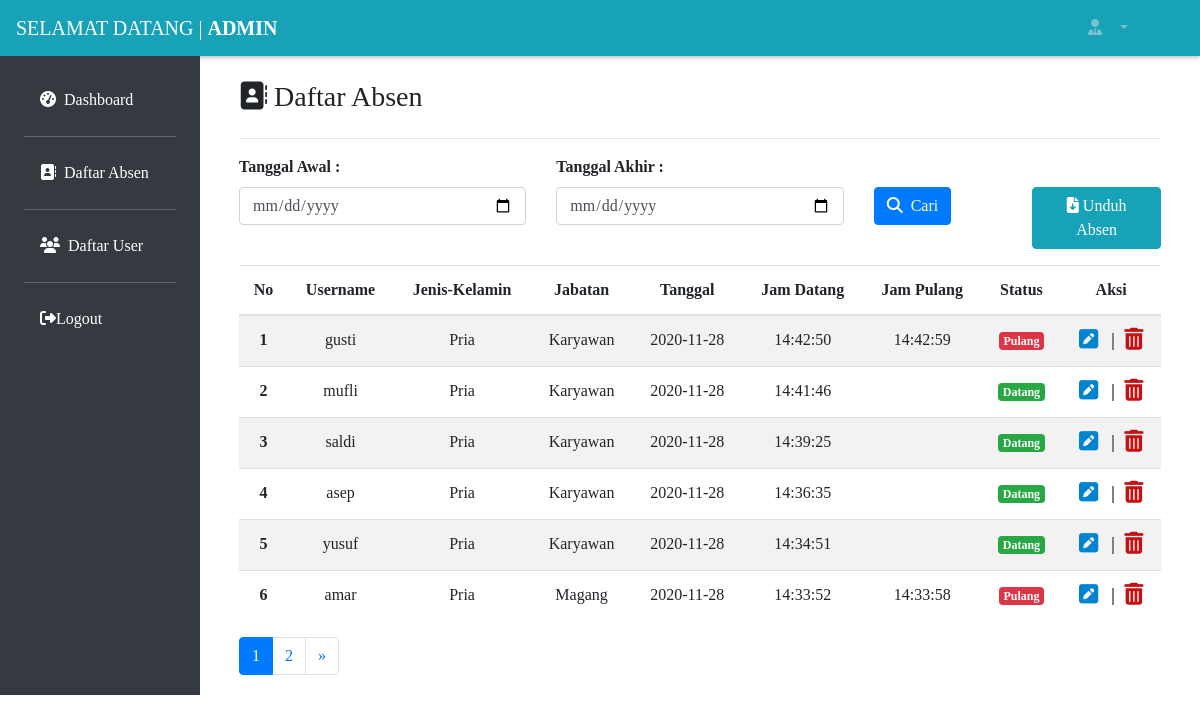
Page /index.php/dashboard/daftarAbsen on the committed database.
### tables this page shows
CREATE TABLE `absen` (
  `id` int(11) NOT NULL,
  `username` varchar(100) NOT NULL,
  `jkel` varchar(100) NOT NULL,
  `jabatan` varchar(100) NOT NULL,
  `tanggal` date NOT NULL,
  `jam_datang` time NOT NULL,
  `jam_pulang` time DEFAULT NULL,
  `status` int(11) NOT NULL
);

### index.php (called while the page is built, shortened)
<?php
require_once BASEPATH.'core/CodeIgniter.php';

### application/config/config.php (called while the page is built, shortened)
<?php
$config['base_url'] = 'http://localhost/absensi-karyawan/';
$config['index_page'] = 'index.php';
$config['uri_protocol']    = 'REQUEST_URI';
$config['url_suffix'] = '';
$config['language']    = 'english';
$config['charset'] = 'UTF-8';
$config['enable_hooks'] = FALSE;
$config['subclass_prefix'] = 'MY_';
$config['composer_autoload'] = "vendor/autoload.php";
$config['permitted_uri_chars'] = 'a-z 0-9~%.:_\-';
$config['enable_query_strings'] = FALSE;
$config['controller_trigger'] = 'c';
$config['function_trigger'] = 'm';
$config['directory_trigger'] = 'd';
$config['allow_get_array'] = TRUE;
$config['log_threshold'] = 0;
$config['log_path'] = '';
$config['log_file_extension'] = '';
$config['log_file_permissions'] = 0644;
$config['log_date_format'] = 'Y-m-d H:i:s';
$config['error_views_path'] = '';
$config['cache_path'] = '';
$config['cache_query_string'] = FALSE;
$config['encryption_key'] = '';
$config['sess_driver'] = 'files';
$config['sess_cookie_name'] = 'ci_session';
$config['sess_expiration'] = 7200;
$config['sess_save_path'] = NULL;
$config['sess_match_ip'] = FALSE;
$config['sess_time_to_update'] = 300;
$config['sess_regenerate_destroy'] = FALSE;
$config['cookie_prefix']    = '';
$config['cookie_domain']    = '';
$config['cookie_path']        = '/';
$config['cookie_secure']    = FALSE;
$config['cookie_httponly']     = FALSE;
$config['standardize_newlines'] = FALSE;
$config['global_xss_filtering'] = FALSE;
$config['csrf_protection'] = FALSE;
$config['csrf_token_name'] = 'csrf_test_name';
$config['csrf_cookie_name'] = 'csrf_cookie_name';
$config['csrf_expire'] = 7200;
$config['csrf_regenerate'] = TRUE;
$config['csrf_exclude_uris'] = array();
$config['compress_output'] = FALSE;
$config['time_reference'] = 'local';
$config['rewrite_short_tags'] = FALSE;
$config['proxy_ips'] = '';

### application/models/Absen_model.php (called while the page is built, shortened)
<?php
class Absen_model extends CI_Model
{
    public function getAbsen($limit, $start)
    {
        $this->db->order_by('tanggal', 'DESC');
        $this->db->order_by('jam_datang', 'DESC');
        return   $this->db->get('absen', $limit, $start)->result_array();
    }
}

### application/views/Dashboard/absen.php (the view, shortened to what this page needs)
<div class="container">
    <h3 class="mb-4"><i class="fas fa-address-book"></i> Daftar Absen</h3>
    <hr>
    <form action="" method="post" class="mb-3">
        <div class="row">
            <div class="col-md-4">
                <label for="awal"><strong>Tanggal Awal :</strong></label>
            </div>
            <div class="col-md-4">
                <label for="awal"><strong>Tanggal Akhir :</strong></label>
            </div>
        </div>
        <div class="row">
            <div class="col-md-4">
                <input type="date" class="form-control" name="tanggal_awal">
            </div>
            <div class="col-md-4">
                <input type="date" class="form-control" name="tanggal_akhir">
            </div>
            <div class="col-md-4">
                <div class="row">
                    <div class="col-md-6">
                        <button class="btn btn-primary mr-2" type="submit"><i class="fas fa-search pr-2"></i>Cari</button>
                    </div>
                    <div class="col-md-6 text-right">
                        <a href="<?= base_url(); ?>dashboard/cetakAbsen" class="btn btn-info text-white"> <i class="fas fa-file-download"></i> Unduh Absen</a>
                    </div>
                </div>
            </div>
        </div>
    </form>
</div>
<div class="container">
    <table class="table table-striped text-center">
        <thead>
            <tr>
                <th scope="col">No</th>
                <th scope="col">Username</th>
                <th scope="col">Jenis-Kelamin</th>
                <th scope="col">Jabatan</th>
                <th scope="col">Tanggal</th>
                <th scope="col">Jam Datang</th>
                <th scope="col">Jam Pulang</th>
                <th scope="col">Status</th>
                <th scope="col">Aksi</th>
            </tr>
        </thead>
        <tbody>
            <?php foreach ($absen as $a) : ?>
                <tr>
                    <th scope="row"><?= ++$start; ?></th>
                    <td><?= $a['username']; ?></td>
                    <td><?= $a['jkel']; ?></td>
                    <td><?= $a['jabatan']; ?></td>
                    <td><?= $a['tanggal']; ?></td>
                    <td><?= $a['jam_datang']; ?></td>
                    <td><?= $a['jam_pulang']; ?></td>
                    <?php if ($a['status'] == 1) : ?>
                        <td>
                            <div class="badge badge-success">Datang</div>
                        </td>
                    <?php elseif ($a['status'] == 0) : ?>
                        <td>
                            <div class="badge badge-danger">Pulang</div>
                        </td>
                    <?php endif; ?>
                    <td>
                        <a href="<?= base_url(); ?>dashboard/editAbsen/<?= $a['id']; ?>" class="edit"><i class="fas fa-pen-square " style="font-size: 22px;"></i></a>
                        <span style="border-left: 2px solid gray; height: 400px; margin: 0 10px;"></span>
                        <a href="<?= base_url(); ?>dashboard/hapusAbsen/<?= $a['id']; ?>" class="hapus" onclick="return confirm('Yakin?');"><i class="fas fa-trash-alt" style="font-size: 22px; "></i></a>
                    </td>
                </tr>
            <?php endforeach; ?>
        </tbody>
    </table>
    <?= $this->pagination->create_links(); ?>
</div>

### application/controllers/Dashboard.php (shortened to what this page needs)
<?php
class Dashboard extends CI_Controller
{
    public function __construct()
    {
        $this->load->model('Karyawan_model');
        $this->load->model('Absen_model');
        $this->load->library('form_validation');
    }
    public function daftarAbsen()
    {
        $config['base_url'] = 'http://localhost/absensi-karyawan/dashboard/daftarabsen';
        $config['num_links'] = 3;
        $config['full_tag_open'] = '<nav><ul class="pagination ">';
        $config['full_tag_close'] = '</ul></nav>';
        $config['first_link'] = 'First';
        $config['first_tag_open'] = '<li class="page-item">';
        $config['first_tag_close'] = '</li>';
        $config['last_link'] = 'Last';
        $config['last_tag_open'] = '<li class="page-item">';
        $config['last_tag_close'] = '</li>';
        $config['next_link'] = '&raquo';
        $config['next_tag_open'] = '<li class="page-item">';
        $config['next_tag_close'] = '</li>';
        $config['cur_tag_open'] = '<li class="page-item active"> <a class="page-link" href="#">';
        $config['cur_tag_close'] = '</a> </li>';
        $config['num_tag_open'] = '<li class="page-item">';
        $config['num_tag_close'] = '</li>';
        $this->load->library('pagination');
        $config['per_page'] = 6;
        $data['start'] = $this->uri->segment(3);
        if ($this->input->post('tanggal_awal') == null) {
            $data['absen'] = $this->Absen_model->getAbsen($config['per_page'], $data['start']);
        }
        if (isset($_SESSION['nama'])) {
            $nama = $_SESSION['nama'];
        } else {
            $nama = '';
        }
        $data['jumlah_user'] = $this->db->get('karyawan')->num_rows();
        $data['jumlah_absen'] = $this->db->get('absen')->num_rows();
        $data['karyawan'] = $this->Karyawan_model->getKaryawan($nama);
        $data['judul'] = "Dashboard Admin - Daftar Absen";
        $this->load->view('templates_dashboard/dashboard_header', $data);
        $this->load->view('Dashboard/absen', $data);
        $this->load->view('templates_dashboard/dashboard_footer');
    }
}

### application/views/templates_dashboard/dashboard_header.php (shortened to what this page needs)
<!DOCTYPE html>
<html lang="en">
<head>
    <link rel="stylesheet" href="<?= base_url(); ?>css/bootstrap.min.css">
    <link rel="stylesheet" href="<?= base_url(); ?>css/stylee.css">
    <link rel="stylesheet" href="path/to/font-awesome/css/font-awesome.min.css">
    <link rel="stylesheet" href="https://cdnjs.cloudflare.com/ajax/libs/twitter-bootstrap/4.1.3/css/bootstrap-grid.css" />
</head>
<body>
    <nav class="navbar navbar-expand-lg navbar-dark bg-info navbar-dashboard">
        <a class="navbar-brand" href="<?= base_url(); ?>dashboard">SELAMAT DATANG | <b>ADMIN</b></a>
        <div class="collapse navbar-collapse" id="navbarNav">
            <ul class="navbar-nav ml-auto">
                <li class="nav-item dropdown mr-5">
                    <a class="nav-link dropdown-toggle" href="#" id="navbarDropdown" role="button" data-toggle="dropdown" aria-haspopup="true" aria-expanded="false">
                        <i class="fas fa-user-tie mr-2"></i><?= $karyawan['nama_lengkap']; ?>
                    </a>
                </li>
            </ul>
        </div>
    </nav>
    <div class="row no-gutters ">
        <div class="col-md-2 sidebar-dashboard">
            <ul class="nav flex-column bg-dark p-4" style="height: 639px">
                <li class="nav-item">
                    <a href="<?= base_url(); ?>dashboard" class="nav-link text-white"> <i class="fas fa-tachometer-alt mr-2"></i>Dashboard</a>
                    <hr class="bg-secondary">
                </li>
                <li class="nav-item">
                    <a href="<?= base_url(); ?>dashabsen" class="nav-link text-white"><i class="fas fa-address-book mr-2"></i>Daftar Absen</a>
                    <hr class="bg-secondary">
                </li>
                <li class="nav-item">
                    <a href="<?= base_url(); ?>dashuser" class="nav-link text-white"><i class="fas fa-users mr-2"></i>Daftar User</a>
                    <hr class="bg-secondary">
                </li>
                <li class="nav-item">
                    <a href="<?= base_url(); ?>logout" class="nav-link text-white"><i class="fas fa-sign-out-alt"></i>Logout</a>
                </li>
            </ul>
        </div>
        <div class="col-md 10 p-4 main-dashboard">

### application/views/templates_dashboard/dashboard_footer.php (shortened to what this page needs)
</div>
</div>
</body>
</html>

### css/stylee.css (style rules this page uses)
* { font-family: "poppins", "Yu Gothic UI", "calibri", "Microsoft Sans Serif"; }
.navbar { transition: ease all 0.5s; }
.navbar .navbar-collapse .navbar-nav a { font-size: 16px; margin-left: 15px; font-family: poppins; color: #5993a4; letter-spacing: 1px; transition: 0.5s; }
.navbar-dashboard { box-shadow: 0px 1px 5px rgba(112, 111, 111, 0.575); }
.navbar-dashboard #navbarDropdown { color: rgba(238, 238, 238, 0.432); }
.sidebar-dashboard .nav-link { transition: 0.3s; }
.edit { color: rgb(0, 132, 209); transition: 0.2s; }
.hapus { transition: 0.2s; color: rgb(197, 17, 17); }

### rows in the picture
absen: username "gusti", jkel "Pria", jabatan "Karyawan", tanggal "2020-11-28", jam_datang "14:42:50", jam_pulang "14:42:59", status "Pulang"
absen: username "mufli", jkel "Pria", jabatan "Karyawan", tanggal "2020-11-28", jam_datang "14:41:46", status "Datang"
absen: username "saldi", jkel "Pria", jabatan "Karyawan", tanggal "2020-11-28", jam_datang "14:39:25", status "Datang"
absen: username "asep", jkel "Pria", jabatan "Karyawan", tanggal "2020-11-28", jam_datang "14:36:35", status "Datang"
absen: username "yusuf", jkel "Pria", jabatan "Karyawan", tanggal "2020-11-28", jam_datang "14:34:51", status "Datang"
absen: username "amar", jkel "Pria", jabatan "Magang", tanggal "2020-11-28", jam_datang "14:33:52", jam_pulang "14:33:58", status "Pulang"

### other values in the picture
$this->pagination->create_links() "1 2 »"
